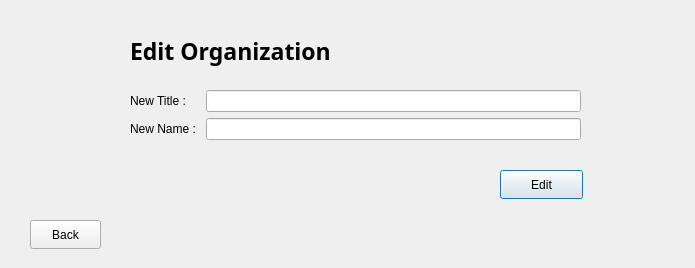
<?xml version="1.0" encoding="UTF-8"?>
<ui version="4.0">
 <class>dialog</class>
 <widget class="QDialog" name="dialog">
  <property name="geometry">
   <rect>
    <x>0</x>
    <y>0</y>
    <width>695</width>
    <height>268</height>
   </rect>
  </property>
  <property name="windowTitle">
   <string>Dialog</string>
  </property>
  <widget class="QLabel" name="label">
   <property name="geometry">
    <rect>
     <x>130</x>
     <y>30</y>
     <width>361</width>
     <height>41</height>
    </rect>
   </property>
   <property name="font">
    <font>
     <family>Rockwell Extra Bold</family>
     <pointsize>17</pointsize>
     <bold>true</bold>
    </font>
   </property>
   <property name="text">
    <string>Edit Organization</string>
   </property>
  </widget>
  <widget class="QWidget" name="formLayoutWidget">
   <property name="geometry">
    <rect>
     <x>130</x>
     <y>90</y>
     <width>451</width>
     <height>71</height>
    </rect>
   </property>
   <layout class="QFormLayout" name="formLayout">
    <item row="0" column="0">
     <widget class="QLabel" name="label_2">
      <property name="text">
       <string>New Title : </string>
      </property>
     </widget>
    </item>
    <item row="1" column="0">
     <widget class="QLabel" name="label_3">
      <property name="text">
       <string>New Name : </string>
      </property>
     </widget>
    </item>
    <item row="0" column="1">
     <widget class="QLineEdit" name="newTitle"/>
    </item>
    <item row="1" column="1">
     <widget class="QLineEdit" name="NewName"/>
    </item>
   </layout>
  </widget>
  <widget class="QPushButton" name="pushButton">
   <property name="geometry">
    <rect>
     <x>500</x>
     <y>170</y>
     <width>83</width>
     <height>29</height>
    </rect>
   </property>
   <property name="text">
    <string>Edit</string>
   </property>
  </widget>
  <widget class="QPushButton" name="pushButton_2">
   <property name="geometry">
    <rect>
     <x>30</x>
     <y>220</y>
     <width>71</width>
     <height>29</height>
    </rect>
   </property>
   <property name="text">
    <string>Back</string>
   </property>
  </widget>
 </widget>
 <resources/>
 <connections/>
</ui>
